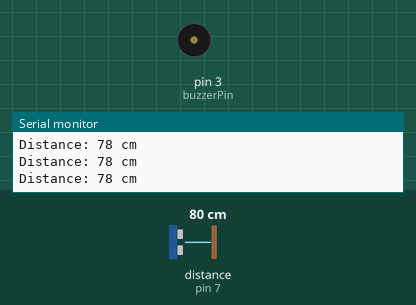
This sketch was run on a simulated Arduino Uno, built with avr-gcc and run on an emulated ATmega328P. Shown: buzzer (waves = sounding, pin HIGH), the last lines printed to the serial monitor. Wiring (inferred from the names in the program): ultrasonic range finder: trigger pin 6; echo pin 7. The inputs (shaded band) are chosen by the test bench; at power-on: distance to the obstacle (sensor on pin 7) 80 cm. The echo pulse lasts 58.3 µs per cm; pins used as bus, display or sensor lines are not drawn.

Above: at 1.3 s.
1.4 s: distance to the obstacle (sensor on pin 7) set to 12 cm
2.9 s: distance to the obstacle (sensor on pin 7) set to 9 cm
At 3.8 s:
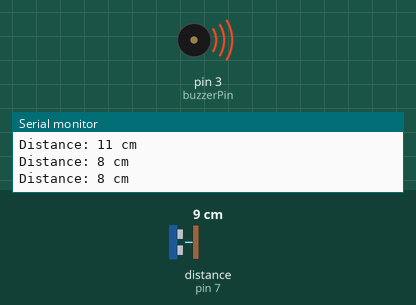
4.5 s: distance to the obstacle (sensor on pin 7) set to 18 cm
At 5.1 s:
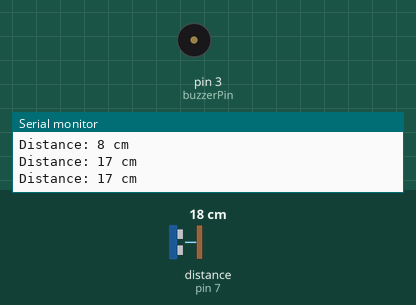
6.0 s: distance to the obstacle (sensor on pin 7) set to 2 cm
At 6.4 s:
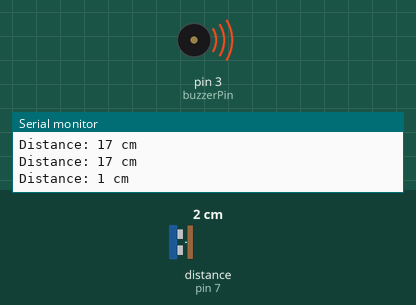
Timing chart, 0 to 8.5 s (numbered marks = the images above; inputs shaded):
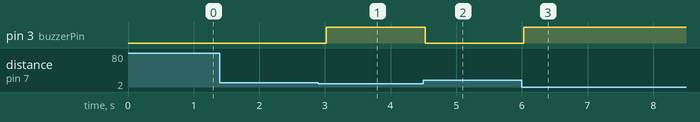

Measured:
- the behaviour switches between 11 and 10 cm on distance to the obstacle (sensor on pin 7) (found by bisection; images 0 and 1)
- after the input at 2.9 s, pin 3 (buzzerPin): LOW → HIGH after 0.12 s
- after the input at 4.5 s, pin 3 (buzzerPin): HIGH → LOW at once
- after the input at 6.0 s, pin 3 (buzzerPin): LOW → HIGH at once

The sketch:

assignment7.ino
```cpp
const int trigPin = 6;
const int echoPin = 7;
const int buzzerPin = 3;

long duration;
int distance;

void setup() {
  pinMode(trigPin, OUTPUT);
  pinMode(echoPin, INPUT);
  pinMode(buzzerPin, OUTPUT);

  Serial.begin(9600);
  Serial.println("Car Parking Sensor Started");
}

void loop() {

  // Send ultrasonic pulse
  digitalWrite(trigPin, LOW);
  delayMicroseconds(2);

  digitalWrite(trigPin, HIGH);
  delayMicroseconds(10);

  digitalWrite(trigPin, LOW);

  // Measure echo duration
  duration = pulseIn(echoPin, HIGH);

  // Calculate distance in cm
  distance = duration * 0.034 / 2;

  Serial.print("Distance: ");
  Serial.print(distance);
  Serial.println(" cm");

  // Activate buzzer if object is close
  if (distance < 10) {
    digitalWrite(buzzerPin, HIGH);
  } else {
    digitalWrite(buzzerPin, LOW);
  }

  delay(500);
}
```
